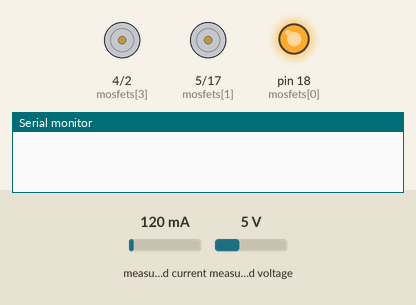
Simulated run of this sketch. Board: Arduino Uno, built with avr-gcc and run on an emulated ATmega328P. Parts: motor-driver pin pairs drawn as motors (green arrow = first pin HIGH = forward, orange = second pin HIGH = backward, longer = more drive), output pins drawn as LEDs (lit = HIGH), the last lines printed to the serial monitor. Inputs (shaded band) come from the test bench; at power-on: measured current 120 mA, measured voltage 5 V.

Above: at 0.3 s.
At 1.7 s:
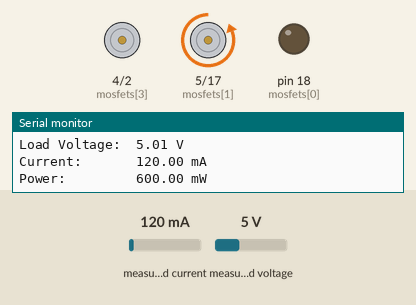
At 2.4 s:
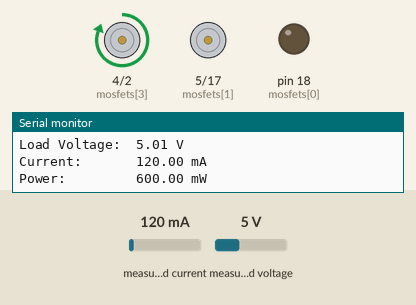
At 3.51 s:
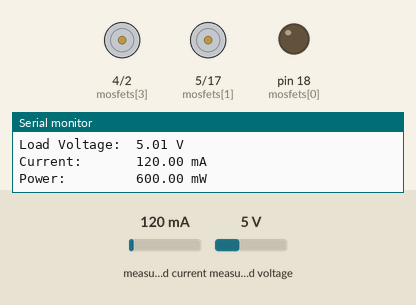
At 4.5 s:
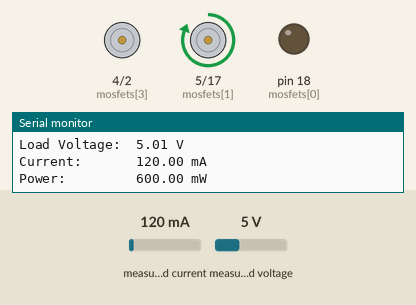
At 6.7 s:
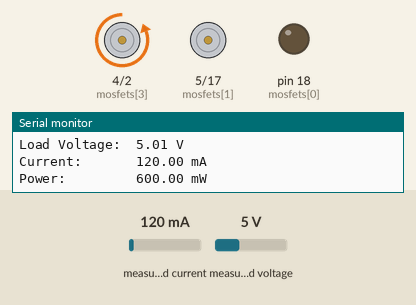
Timing chart, 0 to 8.2 s (numbered marks = the images above):
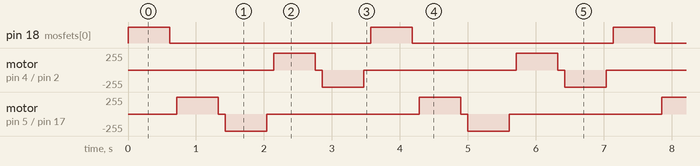

The sketch:

INA_MOSFET_test.ino
```cpp
#include <Wire.h>
#include <Adafruit_INA219.h>

Adafruit_INA219 ina219;

const int mosfets[] = {18,5,17,4,2};
const int numOfMosfets = sizeof(mosfets)/sizeof(mosfets[0]);

void setup(void)
{
  Serial.begin(115200);

  for(int i=0;i<numOfMosfets;i++)
  {
    pinMode(mosfets[i], OUTPUT);
    digitalWrite(mosfets[i], LOW);
  }

  if (! ina219.begin()) {
    Serial.println("Failed to find INA219 chip");
    while (1) { delay(10); }
  }
}

void readValues()
{
  float shuntvoltage = 0;
  float busvoltage = 0;
  float current_mA = 0;
  float loadvoltage = 0;
  float power_mW = 0;

  shuntvoltage = ina219.getShuntVoltage_mV();
  busvoltage = ina219.getBusVoltage_V();
  current_mA = ina219.getCurrent_mA();
  power_mW = ina219.getPower_mW();
  loadvoltage = busvoltage + (shuntvoltage / 1000);

  Serial.print("Bus Voltage:   "); Serial.print(busvoltage); Serial.println(" V");
  Serial.print("Shunt Voltage: "); Serial.print(shuntvoltage); Serial.println(" mV");
  Serial.print("Load Voltage:  "); Serial.print(loadvoltage); Serial.println(" V");
  Serial.print("Current:       "); Serial.print(current_mA); Serial.println(" mA");
  Serial.print("Power:         "); Serial.print(power_mW); Serial.println(" mW");
  Serial.println("");
}

void loop() {
  for(int i=0;i<numOfMosfets;i++)
  {
    digitalWrite(mosfets[i], HIGH);
    delay(500);

    Serial.println("\n");
    Serial.print("MOSFET: ");
    Serial.println(mosfets[i]);

    readValues();
    delay(100);

    digitalWrite(mosfets[i], LOW);
    delay(100);
  }
}
```

Measured:
- by itself, pin 18 (mosfets[0]): alternates HIGH for 0.61 s and LOW for 3.0 s
- by itself, motor on pin 4 (mosfets[3]) / pin 2 (mosfets[4]), motor on pin 5 (mosfets[1]) / pin 17 (mosfets[2]): repeats every 3.6 s: stopped 0.10 s, backward 255/255 0.61 s, stopped 2.2 s, forward 255/255 0.61 s
